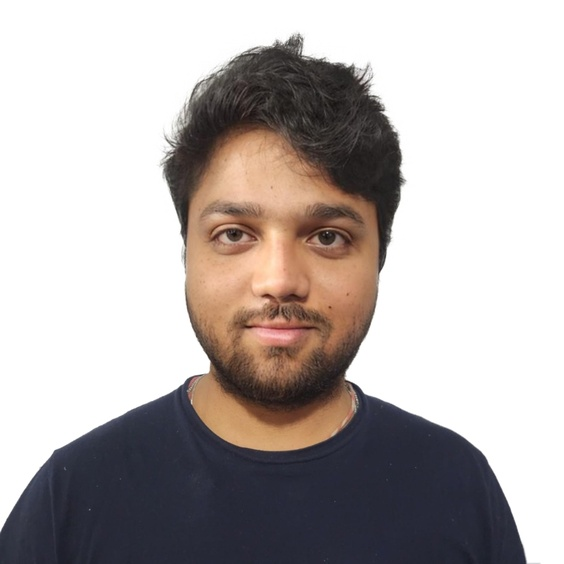
#> input picture new_headshot.jpg, 564 x 564 px, shrunk from 903 x 903 before the run, found by its file name
$ python enhance_ai_headshot.py
#> lines starting #> are read from the running program, lines starting #| are printed output that depends on the picture
from PIL import Image, ImageEnhance, ImageFilter
import os

# Create directory for enhanced images
os.makedirs('/home/ubuntu/portfolio_project/images/enhanced', exist_ok=True)

# Select the new image for enhancement
image_path = '/home/ubuntu/portfolio_project/images/new_headshot.jpg'
output_path = '/home/ubuntu/portfolio_project/images/enhanced/ai_professional_headshot.jpg'

# Open the image
img = Image.open(image_path)
#> img is the input picture: PIL image 564x564 RGB; mean R, G, B 182.4, 175.6, 173.9

# Apply professional enhancements
# 1. Slightly increase contrast
contrast_enhancer = ImageEnhance.Contrast(img)
img = contrast_enhancer.enhance(1.15)
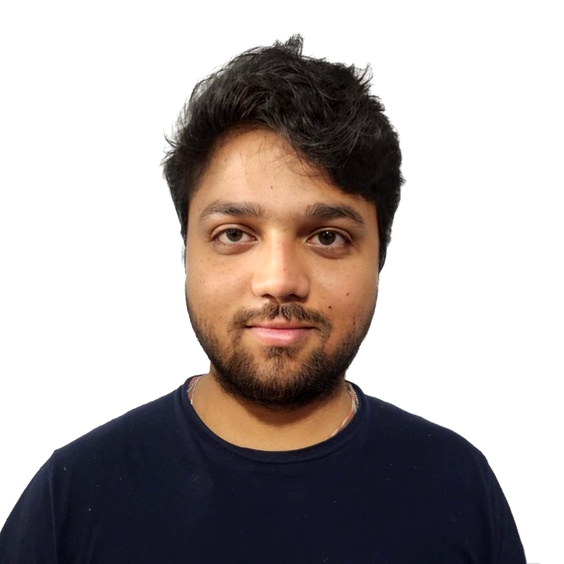
#> img: PIL image 564x564 RGB; mean R, G, B 176.5, 168.7, 166.8

# 2. Slightly increase brightness
brightness_enhancer = ImageEnhance.Brightness(img)
img = brightness_enhancer.enhance(1.05)

# 3. Slightly increase color saturation
color_enhancer = ImageEnhance.Color(img)
img = color_enhancer.enhance(1.1)

# 4. Apply subtle sharpening
img = img.filter(ImageFilter.SHARPEN)

# 5. Save the enhanced image with high quality
img.save(output_path, 'JPEG', quality=95)

print(f"Enhanced AI professional headshot saved to {output_path}")

# Copy to website images directory
website_image_path = '/home/ubuntu/portfolio_project/website/images/professional_headshot.jpg'
img.save(website_image_path, 'JPEG', quality=95)
print(f"Enhanced headshot also copied to website directory at {website_image_path}")

$ run again, with profile.jpg copied over new_headshot.jpg
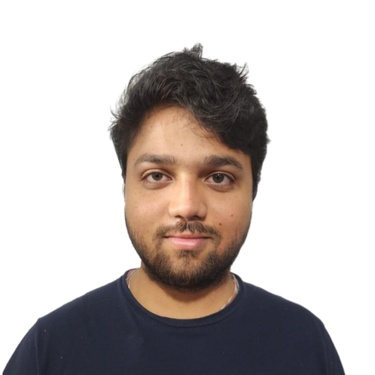
#> input picture profile.jpg, 375 x 375 px, shrunk from 600 x 600 before the run, found by its file name
#> img is the input picture: PIL image 375x375 RGB; mean R, G, B 192.9, 186.1, 183.9
#> `img = contrast_enhancer.enhance(1.15)`:
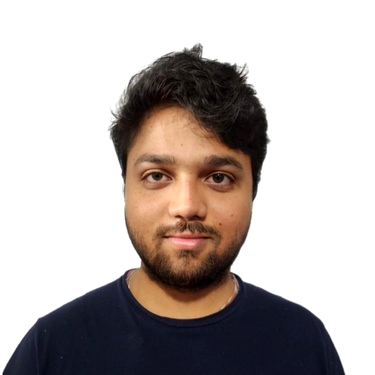
#> img: PIL image 375x375 RGB; mean R, G, B 187.3, 179.6, 177.1
